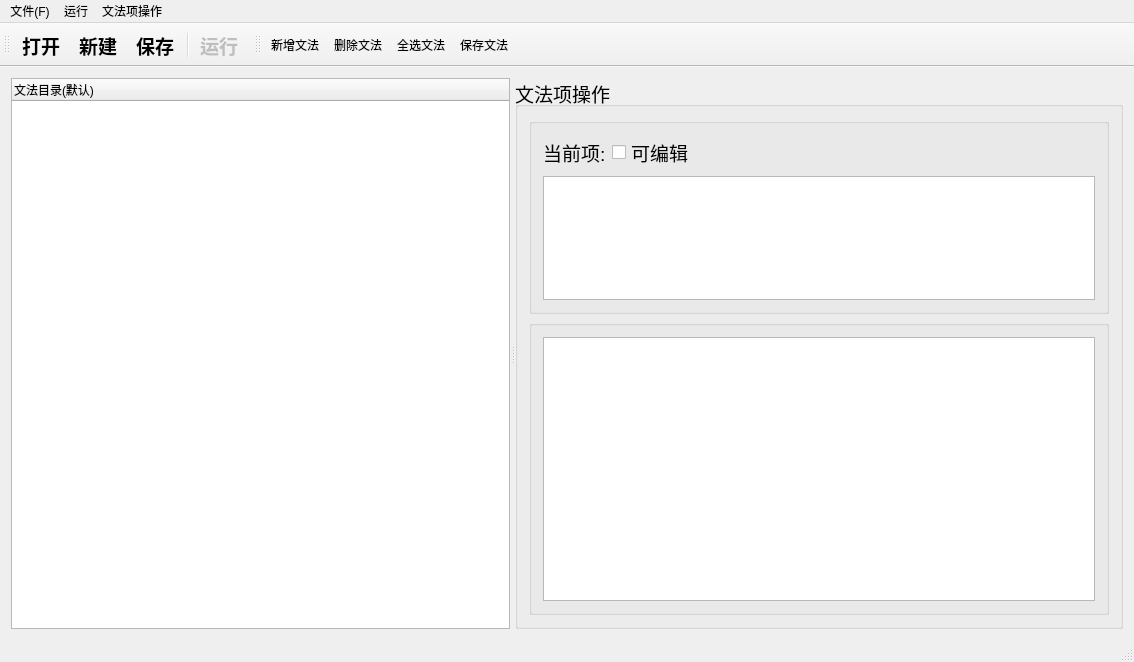
<?xml version="1.0" encoding="UTF-8"?>
<ui version="4.0">
 <class>QtComplierPrincipleClass</class>
 <widget class="QMainWindow" name="QtComplierPrincipleClass">
  <property name="geometry">
   <rect>
    <x>0</x>
    <y>0</y>
    <width>1134</width>
    <height>662</height>
   </rect>
  </property>
  <property name="windowTitle">
   <string>编译原理可视化</string>
  </property>
  <property name="windowIcon">
   <iconset resource="QtComplierPrinciple.qrc">
    <normaloff>:/icons/icons/dragon32_1.png</normaloff>:/icons/icons/dragon32_1.png</iconset>
  </property>
  <widget class="QWidget" name="centralWidget">
   <layout class="QHBoxLayout" name="horizontalLayout_2">
    <item>
     <widget class="QSplitter" name="splitter">
      <property name="sizePolicy">
       <sizepolicy hsizetype="Expanding" vsizetype="Preferred">
        <horstretch>0</horstretch>
        <verstretch>0</verstretch>
       </sizepolicy>
      </property>
      <property name="orientation">
       <enum>Qt::Orientation::Horizontal</enum>
      </property>
      <property name="handleWidth">
       <number>5</number>
      </property>
      <widget class="QTreeWidget" name="treeWidget">
       <property name="sizePolicy">
        <sizepolicy hsizetype="Minimum" vsizetype="Expanding">
         <horstretch>0</horstretch>
         <verstretch>0</verstretch>
        </sizepolicy>
       </property>
       <property name="styleSheet">
        <string notr="true">selection-color: rgb(255, 170, 255);
font: 12pt &quot;Microsoft YaHei UI&quot;;
border-color: rgb(170, 85, 255);</string>
       </property>
       <column>
        <property name="text">
         <string>文法目录(默认)</string>
        </property>
        <property name="icon">
         <iconset resource="QtComplierPrinciple.qrc">
          <normaloff>:/icons/icons/grammar.png</normaloff>:/icons/icons/grammar.png</iconset>
        </property>
       </column>
      </widget>
      <widget class="QGroupBox" name="groupBox">
       <property name="font">
        <font>
         <family>Microsoft YaHei UI</family>
         <pointsize>14</pointsize>
         <italic>false</italic>
         <bold>false</bold>
        </font>
       </property>
       <property name="styleSheet">
        <string notr="true">font: 14pt &quot;Microsoft YaHei UI&quot;;</string>
       </property>
       <property name="title">
        <string>文法项操作</string>
       </property>
       <layout class="QVBoxLayout" name="verticalLayout" stretch="2,3">
        <item>
         <widget class="QGroupBox" name="groupBox_4">
          <property name="title">
           <string/>
          </property>
          <layout class="QFormLayout" name="formLayout">
           <item row="0" column="0">
            <widget class="QLabel" name="label">
             <property name="text">
              <string>当前项:</string>
             </property>
            </widget>
           </item>
           <item row="0" column="1">
            <widget class="QCheckBox" name="checkBox">
             <property name="text">
              <string>可编辑</string>
             </property>
             <property name="iconSize">
              <size>
               <width>16</width>
               <height>16</height>
              </size>
             </property>
            </widget>
           </item>
           <item row="1" column="0" colspan="2">
            <widget class="QPlainTextEdit" name="plainTextEdit"/>
           </item>
          </layout>
         </widget>
        </item>
        <item>
         <widget class="QGroupBox" name="groupBox_5">
          <property name="title">
           <string/>
          </property>
          <layout class="QHBoxLayout" name="horizontalLayout_3">
           <item>
            <widget class="QListWidget" name="listWidget"/>
           </item>
          </layout>
         </widget>
        </item>
       </layout>
       <zorder>groupBox_5</zorder>
       <zorder>groupBox_4</zorder>
      </widget>
     </widget>
    </item>
   </layout>
  </widget>
  <widget class="QMenuBar" name="menuBar">
   <property name="geometry">
    <rect>
     <x>0</x>
     <y>0</y>
     <width>1134</width>
     <height>33</height>
    </rect>
   </property>
   <widget class="QMenu" name="fileMenu">
    <property name="font">
     <font>
      <pointsize>14</pointsize>
      <bold>true</bold>
     </font>
    </property>
    <property name="title">
     <string>文件(F)</string>
    </property>
    <addaction name="actOpenFolder"/>
    <addaction name="actNewGrammar"/>
    <addaction name="actSaveGrammarFile"/>
    <addaction name="actionc"/>
    <addaction name="actiond"/>
    <addaction name="actione"/>
    <addaction name="actionf"/>
    <addaction name="actionr"/>
   </widget>
   <widget class="QMenu" name="menu">
    <property name="font">
     <font>
      <pointsize>14</pointsize>
      <bold>true</bold>
     </font>
    </property>
    <property name="title">
     <string>运行</string>
    </property>
    <addaction name="actRun"/>
   </widget>
   <widget class="QMenu" name="menu_2">
    <property name="title">
     <string>文法项操作</string>
    </property>
    <addaction name="actAddGrammar"/>
    <addaction name="actDeleteGrammar"/>
    <addaction name="actSelectAllGrammar"/>
    <addaction name="actSavaGrammar"/>
    <addaction name="actione_2"/>
   </widget>
   <addaction name="fileMenu"/>
   <addaction name="menu"/>
   <addaction name="menu_2"/>
  </widget>
  <widget class="QStatusBar" name="statusBar"/>
  <widget class="QToolBar" name="toolBar">
   <property name="font">
    <font>
     <pointsize>14</pointsize>
     <bold>true</bold>
    </font>
   </property>
   <property name="windowTitle">
    <string>toolBar</string>
   </property>
   <property name="toolButtonStyle">
    <enum>Qt::ToolButtonStyle::ToolButtonTextUnderIcon</enum>
   </property>
   <attribute name="toolBarArea">
    <enum>TopToolBarArea</enum>
   </attribute>
   <attribute name="toolBarBreak">
    <bool>false</bool>
   </attribute>
   <addaction name="actOpenFolder"/>
   <addaction name="actNewGrammar"/>
   <addaction name="actSaveGrammarFile"/>
   <addaction name="separator"/>
   <addaction name="actRun"/>
  </widget>
  <widget class="QToolBar" name="toolBar_2">
   <property name="windowTitle">
    <string>toolBar_2</string>
   </property>
   <property name="toolButtonStyle">
    <enum>Qt::ToolButtonStyle::ToolButtonTextUnderIcon</enum>
   </property>
   <attribute name="toolBarArea">
    <enum>TopToolBarArea</enum>
   </attribute>
   <attribute name="toolBarBreak">
    <bool>false</bool>
   </attribute>
   <addaction name="actAddGrammar"/>
   <addaction name="actDeleteGrammar"/>
   <addaction name="actSelectAllGrammar"/>
   <addaction name="actSavaGrammar"/>
  </widget>
  <action name="actOpenFolder">
   <property name="icon">
    <iconset resource="QtComplierPrinciple.qrc">
     <normaloff>:/icons/icons/grammar_open.png</normaloff>:/icons/icons/grammar_open.png</iconset>
   </property>
   <property name="text">
    <string>打开</string>
   </property>
   <property name="toolTip">
    <string>打开语法文件</string>
   </property>
   <property name="shortcut">
    <string>Ctrl+O</string>
   </property>
   <property name="shortcutContext">
    <enum>Qt::ShortcutContext::WidgetShortcut</enum>
   </property>
   <property name="autoRepeat">
    <bool>true</bool>
   </property>
  </action>
  <action name="actNewGrammar">
   <property name="icon">
    <iconset resource="QtComplierPrinciple.qrc">
     <normaloff>:/icons/icons/grammar_new.png</normaloff>:/icons/icons/grammar_new.png</iconset>
   </property>
   <property name="text">
    <string>新建</string>
   </property>
   <property name="toolTip">
    <string>新建语法文件</string>
   </property>
  </action>
  <action name="actSaveGrammarFile">
   <property name="icon">
    <iconset resource="QtComplierPrinciple.qrc">
     <normaloff>:/icons/icons/grammar_save.png</normaloff>:/icons/icons/grammar_save.png</iconset>
   </property>
   <property name="text">
    <string>保存</string>
   </property>
   <property name="shortcut">
    <string>Ctrl+S</string>
   </property>
  </action>
  <action name="actionc">
   <property name="text">
    <string>c</string>
   </property>
  </action>
  <action name="actiond">
   <property name="text">
    <string>d</string>
   </property>
  </action>
  <action name="actione">
   <property name="text">
    <string>e</string>
   </property>
  </action>
  <action name="actionf">
   <property name="text">
    <string>f</string>
   </property>
  </action>
  <action name="actionr">
   <property name="text">
    <string>r</string>
   </property>
  </action>
  <action name="actRun">
   <property name="enabled">
    <bool>false</bool>
   </property>
   <property name="icon">
    <iconset resource="QtComplierPrinciple.qrc">
     <normaloff>:/icons/icons/run.png</normaloff>:/icons/icons/run.png</iconset>
   </property>
   <property name="text">
    <string>运行</string>
   </property>
  </action>
  <action name="actAddGrammar">
   <property name="icon">
    <iconset resource="QtComplierPrinciple.qrc">
     <normaloff>:/icons/icons/newGrammar.png</normaloff>:/icons/icons/newGrammar.png</iconset>
   </property>
   <property name="text">
    <string>新增文法</string>
   </property>
  </action>
  <action name="actDeleteGrammar">
   <property name="icon">
    <iconset resource="QtComplierPrinciple.qrc">
     <normaloff>:/icons/icons/deleteGrammar.png</normaloff>:/icons/icons/deleteGrammar.png</iconset>
   </property>
   <property name="text">
    <string>删除文法</string>
   </property>
  </action>
  <action name="actSelectAllGrammar">
   <property name="icon">
    <iconset resource="QtComplierPrinciple.qrc">
     <normaloff>:/icons/icons/selectAllGrammar.png</normaloff>:/icons/icons/selectAllGrammar.png</iconset>
   </property>
   <property name="text">
    <string>全选文法</string>
   </property>
  </action>
  <action name="actSavaGrammar">
   <property name="icon">
    <iconset resource="QtComplierPrinciple.qrc">
     <normaloff>:/icons/icons/saveGrammar.png</normaloff>:/icons/icons/saveGrammar.png</iconset>
   </property>
   <property name="text">
    <string>保存文法</string>
   </property>
  </action>
  <action name="actione_2">
   <property name="text">
    <string>e</string>
   </property>
  </action>
 </widget>
 <layoutdefault spacing="6" margin="11"/>
 <resources>
  <include location="QtComplierPrinciple.qrc"/>
 </resources>
 <connections/>
</ui>
